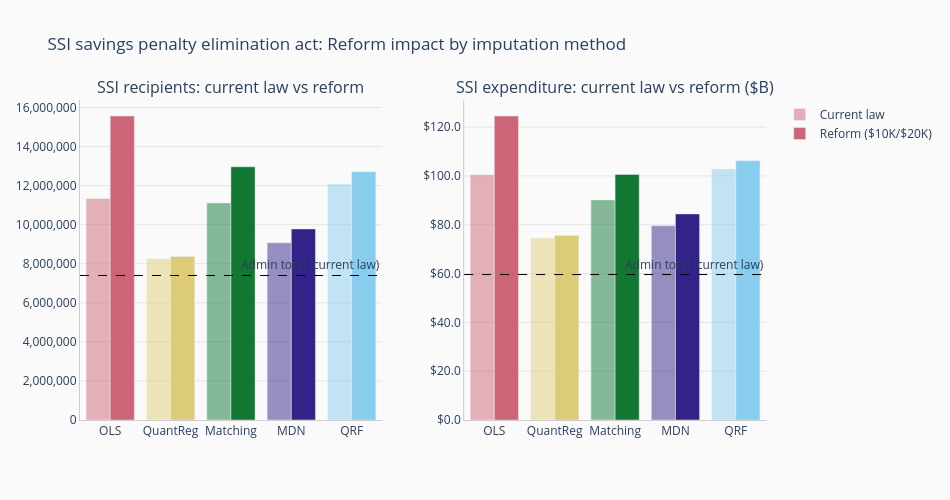

Write notebook code for a chart like this one.
### Code cell
# --- Reform impact visualization ---
from pathlib import Path

FIGURES_DIR = Path(
    "/Users/movil1/Desktop/PYTHONJOBS/PolicyEngine"
    "/microimpute/paper/figures"
)

model_colors = {
    "OLS": "#CC6677",
    "QuantReg": "#DDCC77",
    "Matching": "#117733",
    "MDN": "#332288",
    "QRF": "#88CCEE",
    "Baseline (no wealth)": "#999999",
}

# Exclude baseline from the main comparison chart since its
# reform impact is 0 and distorts the scale
plot_models = [
    m for m in reform_impact if m != "Baseline (no wealth)"
]

fig = make_subplots(
    rows=1,
    cols=2,
    subplot_titles=[
        "SSI recipients: current law vs reform",
        "SSI expenditure: current law vs reform ($B)",
    ],
    horizontal_spacing=0.12,
)

# Current law bars
fig.add_trace(
    go.Bar(
        x=plot_models,
        y=[
            ssi_results[m]["recipients"] for m in plot_models
        ],
        name="Current law",
        marker_color=[
            model_colors.get(m, "#999999")
            for m in plot_models
        ],
        opacity=0.5,
        showlegend=True,
    ),
    row=1,
    col=1,
)

# Reform bars
fig.add_trace(
    go.Bar(
        x=plot_models,
        y=[
            ssi_reform_results[m]["recipients"]
            for m in plot_models
        ],
        name="Reform ($10K/$20K)",
        marker_color=[
            model_colors.get(m, "#999999")
            for m in plot_models
        ],
        opacity=1.0,
        showlegend=True,
    ),
    row=1,
    col=1,
)

# Admin total reference line
fig.add_hline(
    y=admin_recipients,
    line_dash="dash",
    line_color="black",
    line_width=1,
    annotation_text="Admin total (current law)",
    annotation_position="top right",
    row=1,
    col=1,
)

# Expenditure - current law
fig.add_trace(
    go.Bar(
        x=plot_models,
        y=[
            ssi_results[m]["expenditure"] / 1e9
            for m in plot_models
        ],
        name="Current law",
        marker_color=[
            model_colors.get(m, "#999999")
            for m in plot_models
        ],
        opacity=0.5,
        showlegend=False,
    ),
    row=1,
    col=2,
)

# Expenditure - reform
fig.add_trace(
    go.Bar(
        x=plot_models,
        y=[
            ssi_reform_results[m]["expenditure"] / 1e9
            for m in plot_models
        ],
        name="Reform ($10K/$20K)",
        marker_color=[
            model_colors.get(m, "#999999")
            for m in plot_models
        ],
        opacity=1.0,
        showlegend=False,
    ),
    row=1,
    col=2,
)

fig.add_hline(
    y=admin_expenditure / 1e9,
    line_dash="dash",
    line_color="black",
    line_width=1,
    annotation_text="Admin total (current law)",
    annotation_position="top right",
    row=1,
    col=2,
)

fig.update_layout(
    title=(
        "SSI savings penalty elimination act: "
        "Reform impact by imputation method"
    ),
    width=PLOT_CONFIG["width"] + 200,
    height=PLOT_CONFIG["height"] - 100,
    paper_bgcolor=PLOT_CONFIG["paper_bgcolor"],
    plot_bgcolor=PLOT_CONFIG["plot_bgcolor"],
    barmode="group",
)
fig.update_xaxes(
    showgrid=PLOT_CONFIG["showgrid_x"],
    showline=PLOT_CONFIG["showline"],
    linecolor=PLOT_CONFIG["linecolor"],
)
fig.update_yaxes(
    showgrid=PLOT_CONFIG["showgrid_y"],
    gridcolor=PLOT_CONFIG["gridcolor"],
    gridwidth=PLOT_CONFIG["gridwidth"],
    showline=PLOT_CONFIG["showline"],
    linecolor=PLOT_CONFIG["linecolor"],
)
fig.update_yaxes(tickformat=",.0f", row=1, col=1)
fig.update_yaxes(tickprefix="$", tickformat=".1f", row=1, col=2)

# Save figure for paper
output_path = FIGURES_DIR / "models_ssi_reform_comparison.png"
fig.write_image(
    str(output_path),
    width=1200,
    height=500,
    scale=2,
)
fig.show()

### Figure 1 — Plotly figure (JSON) as saved in the notebook; plotly's stock layout.template omitted (floating-point values rounded to 4 significant figures)
{"data": [{"marker": {"color": ["#CC6677", "#DDCC77", "#117733", "#332288", "#88CCEE"]}, "name": "Current law", "opacity": 0.5, "showlegend": true, "type": "bar", "x": ["OLS", "QuantReg", "Matching", "MDN", "QRF"], "xaxis": "x", "y": [11340000.0, 8262000.0, 11120000.0, 9075000.0, 12080000.0], "yaxis": "y"}, {"marker": {"color": ["#CC6677", "#DDCC77", "#117733", "#332288", "#88CCEE"]}, "name": "Reform ($10K/$20K)", "opacity": 1, "showlegend": true, "type": "bar", "x": ["OLS", "QuantReg", "Matching", "MDN", "QRF"], "xaxis": "x", "y": [15570000.0, 8373000.0, 12960000.0, 9783000.0, 12710000.0], "yaxis": "y"}, {"marker": {"color": ["#CC6677", "#DDCC77", "#117733", "#332288", "#88CCEE"]}, "name": "Current law", "opacity": 0.5, "showlegend": false, "type": "bar", "x": ["OLS", "QuantReg", "Matching", "MDN", "QRF"], "xaxis": "x2", "y": [100.5, 74.58, 90.18, 79.61, 102.8], "yaxis": "y2"}, {"marker": {"color": ["#CC6677", "#DDCC77", "#117733", "#332288", "#88CCEE"]}, "name": "Reform ($10K/$20K)", "opacity": 1, "showlegend": false, "type": "bar", "x": ["OLS", "QuantReg", "Matching", "MDN", "QRF"], "xaxis": "x2", "y": [124.6, 75.56, 100.6, 84.44, 106.2], "yaxis": "y2"}], "layout": {"annotations": [{"font": {"size": 16}, "showarrow": false, "text": "SSI recipients: current law vs reform", "x": 0.22, "xanchor": "center", "xref": "paper", "y": 1, "yanchor": "bottom", "yref": "paper"}, {"font": {"size": 16}, "showarrow": false, "text": "SSI expenditure: current law vs reform ($B)", "x": 0.78, "xanchor": "center", "xref": "paper", "y": 1, "yanchor": "bottom", "yref": "paper"}, {"showarrow": false, "text": "Admin total (current law)", "x": 1, "xanchor": "right", "xref": "x domain", "y": 7400000, "yanchor": "bottom", "yref": "y"}, {"showarrow": false, "text": "Admin total (current law)", "x": 1, "xanchor": "right", "xref": "x2 domain", "y": 59.6, "yanchor": "bottom", "yref": "y2"}], "barmode": "group", "height": 500, "paper_bgcolor": "#FAFAFA", "plot_bgcolor": "#FAFAFA", "shapes": [{"line": {"color": "black", "dash": "dash", "width": 1}, "type": "line", "x0": 0, "x1": 1, "xref": "x domain", "y0": 7400000, "y1": 7400000, "yref": "y"}, {"line": {"color": "black", "dash": "dash", "width": 1}, "type": "line", "x0": 0, "x1": 1, "xref": "x2 domain", "y0": 59.6, "y1": 59.6, "yref": "y2"}], "title": {"text": "SSI savings penalty elimination act: Reform impact by imputation method"}, "width": 950, "xaxis": {"anchor": "y", "domain": [0, 0.44], "linecolor": "#CCCCCC", "showgrid": false, "showline": true}, "xaxis2": {"anchor": "y2", "domain": [0.56, 1], "linecolor": "#CCCCCC", "showgrid": false, "showline": true}, "yaxis": {"anchor": "x", "domain": [0, 1], "gridcolor": "#E5E5E5", "gridwidth": 1, "linecolor": "#CCCCCC", "showgrid": true, "showline": true, "tickformat": ",.0f"}, "yaxis2": {"anchor": "x2", "domain": [0, 1], "gridcolor": "#E5E5E5", "gridwidth": 1, "linecolor": "#CCCCCC", "showgrid": true, "showline": true, "tickformat": ".1f", "tickprefix": "$"}}}
